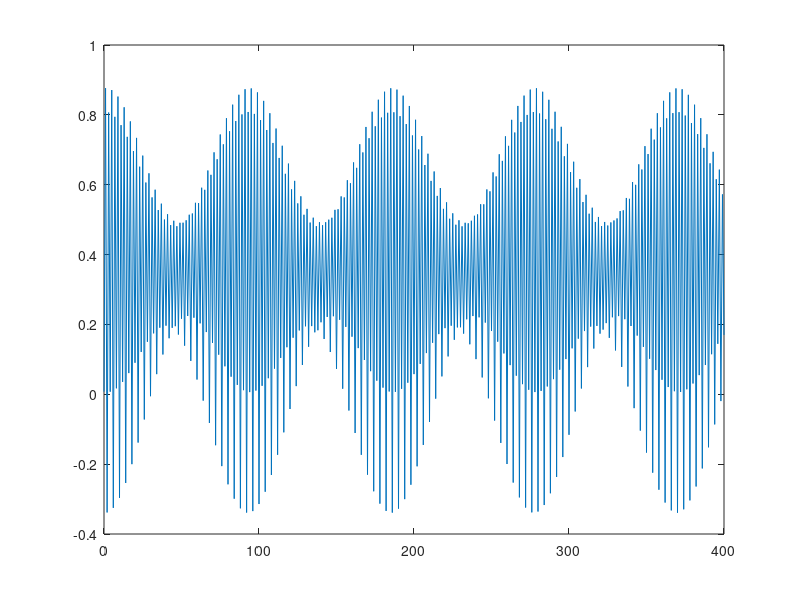

This figure's MATLAB source:
clear;
clc;
format long
tic;

%% paramter

L = 4;
num_T = 200;
T = 0:2*num_T;
nT = 2*num_T+1;
dt = 1;
T_eff = 0:num_T;
nT_eff = num_T+1;
len = 2^L;
g0 = 0.1;
J = -1;
g = 1;
% k = (2/L:2/L:1)';
k = (1/L:2/L:(L-1)/L)';
x = (0:L)';
xx = (0:L-1)';

%% construction of Hamiltonian
A = zeros(L);
for i = 1:L-1
    A(i,i+1) = 1/2;
    A(i+1,i) = 1/2;
end
A(L,1) = -1/2;
A(1,L) = -1/2;

B = zeros(L);
for i = 1:L-1
    B(i,i+1) = 1/2;
    B(i+1,i) = -1/2;
end
B(L,1) = -1/2;
B(1,L) = 1/2;

%% initial state
Hxx = [A,B;
      -B,-A];
Hz = [ones(L,1);-ones(L,1)];
H0 = g0*diag(Hz) + J*Hxx;
[V, D] = eig(H0);
e = diag(D);
e_GS = sum(e(1:L));

V_GS = V(:,1:L);
G0 = V_GS*V_GS';
G = G0;
Gt_store = cell(nT,1);
Gt_store{1} = G;

%% time evolution
sz1sz2 = zeros(1,nT);
sz1sz2(1) = 1-4*G(1,1)+4*(G(1,1)^2+G(1+L,2)^2-G(1,2)^2);
n1 = zeros(1,nT);
n1(1) = G(1,1);
[Vp,Dp] = eig(J*Hxx+g*diag(Hz));
ep = diag(Dp);
[Vm,Dm] = eig(J*Hxx-g*diag(Hz));
em = diag(Dm);

trans_p = exp(2i*ep);
trans0_p = Vp.*trans_p'*Vp';
trans_m = exp(2i*em);
trans0_m = Vm.*trans_m'*Vm';

for i = 1:num_T
    % Hp
    G = trans0_p'*G*trans0_p;
    Gt_store{2*i} = G;
    sz1sz2(2*i) = 1-4*G(1,1)+4*(G(1,1)^2+abs(G(1+L,2))^2-G(1,2)^2);
    n1(2*i) = G(1,1);

    % Hm
    G = trans0_m'*G*trans0_m;
    Gt_store{2*i+1} = G;
    sz1sz2(2*i+1) = 1-4*G(1,1)+4*(G(1,1)^2+abs(G(1+L,2))^2-G(1,2)^2);
    n1(2*i+1) = G(1,1);
end

%% calculate observable

figure;
set(gcf, 'position', [250 70 1400 900]);
% subplot(2,1,1)
plot(T,sz1sz2);

toc;